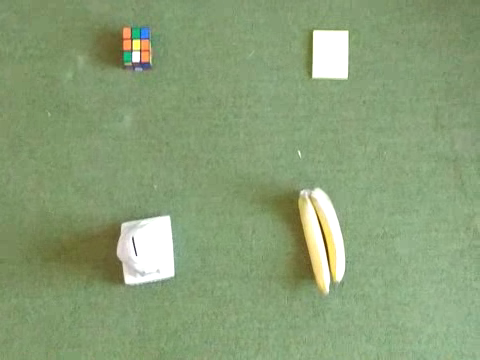
#> input picture frame 57 of video/march28FourObjects.mp4, 480 x 360 px
$ python BananaTrack.py
#> lines starting #> are read from the running program, lines starting #| are printed output that depends on the picture; after the words box and inside, x2 and y2 are one past the last pixel; in counts of white or black regions, pixels touching at a corner belong together
import numpy as np
import cv2


banana_cascade = cv2.CascadeClassifier('BananaCascade.xml')
vid = cv2.VideoCapture('video/march28FourObjects.mp4')

while(vid.isOpened()):
	ret, frame = vid.read()
#> frame is the input picture: shape (360, 480, 3); mean B, G, R 118.9, 159.6, 137.5

	gray = cv2.cvtColor(frame,cv2.COLOR_BGR2GRAY)
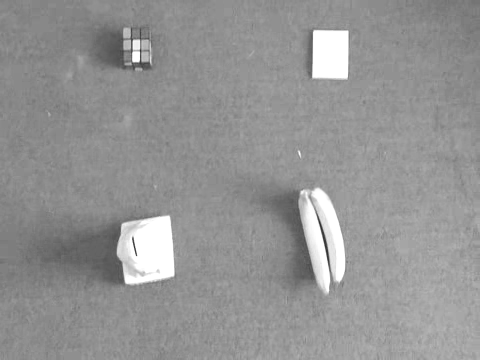
#> gray: shape (360, 480); min 46, max 255, mean 148.3
	cv2.imshow('frame',gray)
	bananas = banana_cascade.detectMultiScale(gray,50,50)
#> bananas = [[305, 198, 25, 25]]

	for (x,y,w,h) in bananas:
		print((x,y))
		cv2.rectangle(frame,(x,y),(x+w,y+h),(255,255,0), 2)
#> this loop made 1 pass
#| (305, 198)
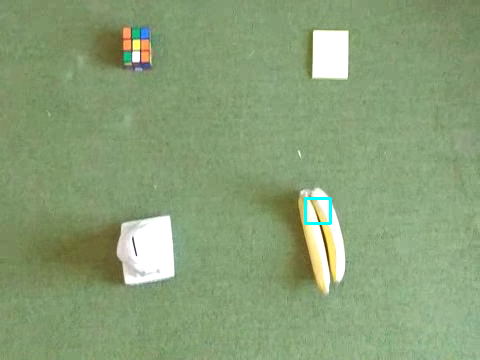
#> frame: shape (360, 480, 3); 0.17% of pixels changed, all inside (x1, y1, x2, y2) = (304, 197, 332, 225)

	cv2.imshow('frame',frame)
	if cv2.waitKey(80) & 0xFF == ord('q'):
#> (key q is pressed here)
		break

vid.release()
cv2.destroyAllWindows()

$ run again, starting later in the video
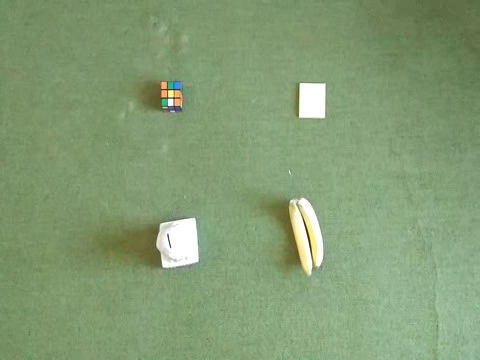
#> input picture frame 259 of video/march28FourObjects.mp4, 480 x 360 px
#> frame is the input picture: shape (360, 480, 3); mean B, G, R 116.3, 156.5, 131.9
#> `gray = cv2.cvtColor(frame,cv2.COLOR_BGR2GRAY)`:
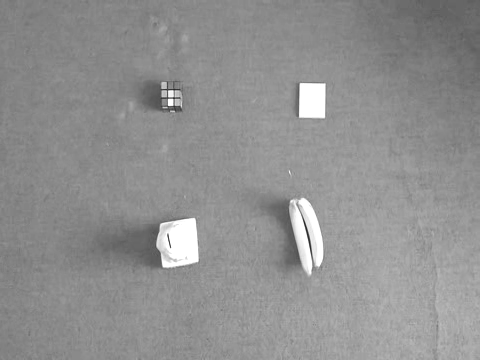
#> gray: shape (360, 480); min 39, max 255, mean 144.5
#> bananas = [[288, 205, 25, 25]]
#> the loop `for (x,y,w,h) in bananas:` made 1 pass
#> (printed output is left out)
#> after the loop `for (x,y,w,h) in bananas:`:
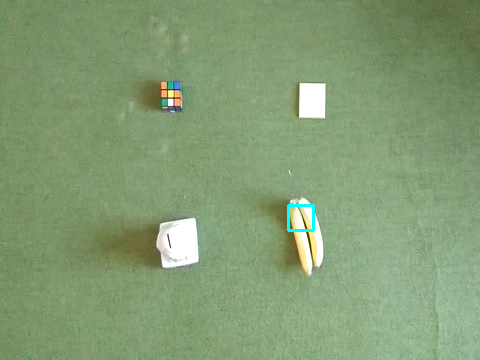
#> frame: shape (360, 480, 3); 0.17% of pixels changed, all inside (x1, y1, x2, y2) = (287, 204, 315, 232)

$ run again, starting later in the video
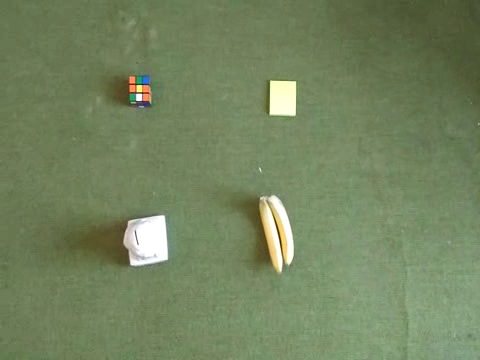
#> input picture frame 461 of video/march28FourObjects.mp4, 480 x 360 px
#> frame is the input picture: shape (360, 480, 3); mean B, G, R 95, 132.1, 115.4
#> `gray = cv2.cvtColor(frame,cv2.COLOR_BGR2GRAY)`:
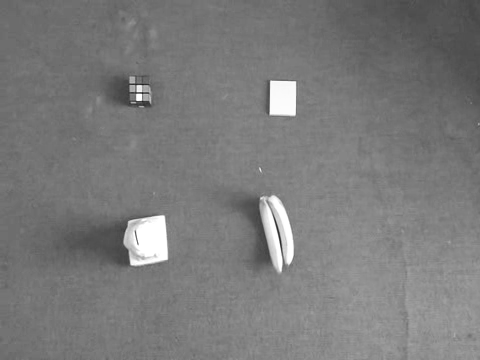
#> gray: shape (360, 480); min 28, max 255, mean 122.9
#> bananas = [[259, 200, 25, 25]]
#> the loop `for (x,y,w,h) in bananas:` made 1 pass
#> (printed output is left out)
#> after the loop `for (x,y,w,h) in bananas:`:
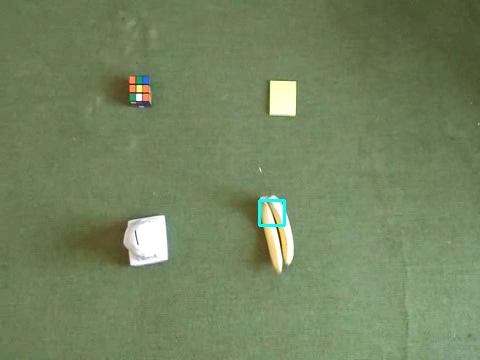
#> frame: shape (360, 480, 3); 0.17% of pixels changed, all inside (x1, y1, x2, y2) = (258, 199, 286, 227)
